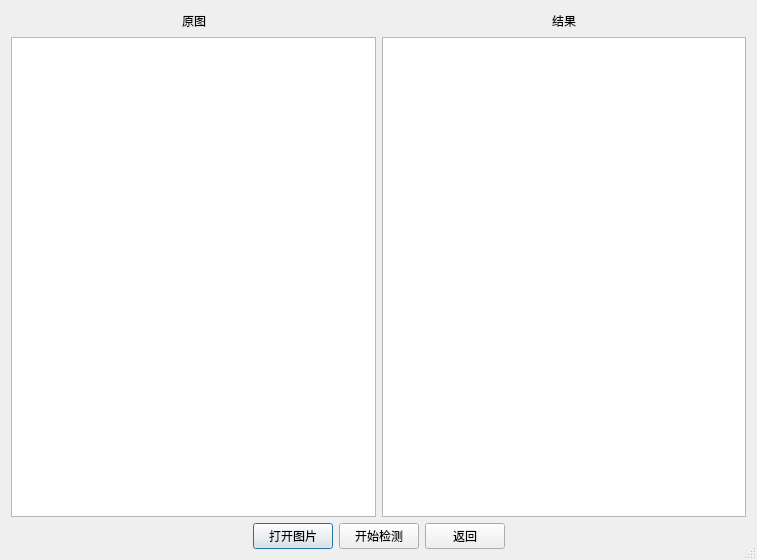
<?xml version="1.0" encoding="UTF-8"?>
<ui version="4.0">
 <class>object_detection_Dialog</class>
 <widget class="QDialog" name="object_detection_Dialog">
  <property name="geometry">
   <rect>
    <x>0</x>
    <y>0</y>
    <width>757</width>
    <height>560</height>
   </rect>
  </property>
  <property name="windowTitle">
   <string>目标检测</string>
  </property>
  <property name="sizeGripEnabled">
   <bool>true</bool>
  </property>
  <layout class="QVBoxLayout" name="verticalLayout_2">
   <item>
    <layout class="QVBoxLayout" name="verticalLayout">
     <item>
      <layout class="QHBoxLayout" name="horizontalLayout_3">
       <item>
        <layout class="QHBoxLayout" name="horizontalLayout_5">
         <item>
          <spacer name="horizontalSpacer_6">
           <property name="orientation">
            <enum>Qt::Horizontal</enum>
           </property>
           <property name="sizeHint" stdset="0">
            <size>
             <width>40</width>
             <height>20</height>
            </size>
           </property>
          </spacer>
         </item>
         <item>
          <widget class="QLabel" name="label_2">
           <property name="text">
            <string>原图</string>
           </property>
          </widget>
         </item>
         <item>
          <spacer name="horizontalSpacer_5">
           <property name="orientation">
            <enum>Qt::Horizontal</enum>
           </property>
           <property name="sizeHint" stdset="0">
            <size>
             <width>40</width>
             <height>20</height>
            </size>
           </property>
          </spacer>
         </item>
        </layout>
       </item>
       <item>
        <layout class="QHBoxLayout" name="horizontalLayout_4">
         <item>
          <spacer name="horizontalSpacer_4">
           <property name="orientation">
            <enum>Qt::Horizontal</enum>
           </property>
           <property name="sizeHint" stdset="0">
            <size>
             <width>40</width>
             <height>20</height>
            </size>
           </property>
          </spacer>
         </item>
         <item>
          <widget class="QLabel" name="label">
           <property name="text">
            <string>结果</string>
           </property>
          </widget>
         </item>
         <item>
          <spacer name="horizontalSpacer_3">
           <property name="orientation">
            <enum>Qt::Horizontal</enum>
           </property>
           <property name="sizeHint" stdset="0">
            <size>
             <width>40</width>
             <height>20</height>
            </size>
           </property>
          </spacer>
         </item>
        </layout>
       </item>
      </layout>
     </item>
     <item>
      <layout class="QHBoxLayout" name="horizontalLayout">
       <item>
        <widget class="QGraphicsView" name="graphicsView"/>
       </item>
       <item>
        <widget class="QGraphicsView" name="graphicsView_2"/>
       </item>
      </layout>
     </item>
     <item>
      <layout class="QHBoxLayout" name="horizontalLayout_2">
       <item>
        <spacer name="horizontalSpacer_2">
         <property name="orientation">
          <enum>Qt::Horizontal</enum>
         </property>
         <property name="sizeHint" stdset="0">
          <size>
           <width>40</width>
           <height>20</height>
          </size>
         </property>
        </spacer>
       </item>
       <item>
        <widget class="QPushButton" name="pushButton">
         <property name="text">
          <string>打开图片</string>
         </property>
        </widget>
       </item>
       <item>
        <widget class="QPushButton" name="pushButton_2">
         <property name="text">
          <string>开始检测</string>
         </property>
        </widget>
       </item>
       <item>
        <widget class="QPushButton" name="pushButton_3">
         <property name="text">
          <string>返回</string>
         </property>
        </widget>
       </item>
       <item>
        <spacer name="horizontalSpacer">
         <property name="orientation">
          <enum>Qt::Horizontal</enum>
         </property>
         <property name="sizeHint" stdset="0">
          <size>
           <width>40</width>
           <height>20</height>
          </size>
         </property>
        </spacer>
       </item>
      </layout>
     </item>
    </layout>
   </item>
  </layout>
 </widget>
 <resources/>
 <connections/>
</ui>
